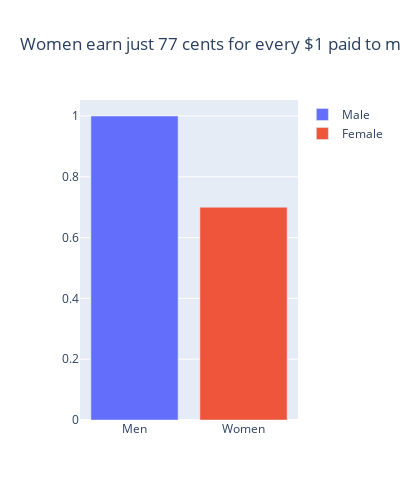

The notebook cell saved with this chart:
### Code cell
fig = go.Figure(data=[
    go.Bar(name='Male', x=["Men"], y=[1]),
    go.Bar(name='Female', x=["Women"], y=[0.7])
])
# Change the bar mode
fig.update_layout(barmode='group',height=500,width=400, title='Women earn just 77 cents for every $1 paid to men.')
fig.show()

### Figure 1 — Plotly figure (JSON) as saved in the notebook; plotly's stock layout.template omitted (floating-point values rounded to 4 significant figures)
{"data": [{"name": "Male", "type": "bar", "x": ["Men"], "y": [1]}, {"name": "Female", "type": "bar", "x": ["Women"], "y": [0.7]}], "layout": {"barmode": "group", "height": 500, "title": {"text": "Women earn just 77 cents for every $1 paid to men."}, "width": 400, "xaxis": {"autorange": true, "range": [-0.5, 1.5], "type": "category"}, "yaxis": {"autorange": true, "range": [0, 1.053], "type": "linear"}}}
